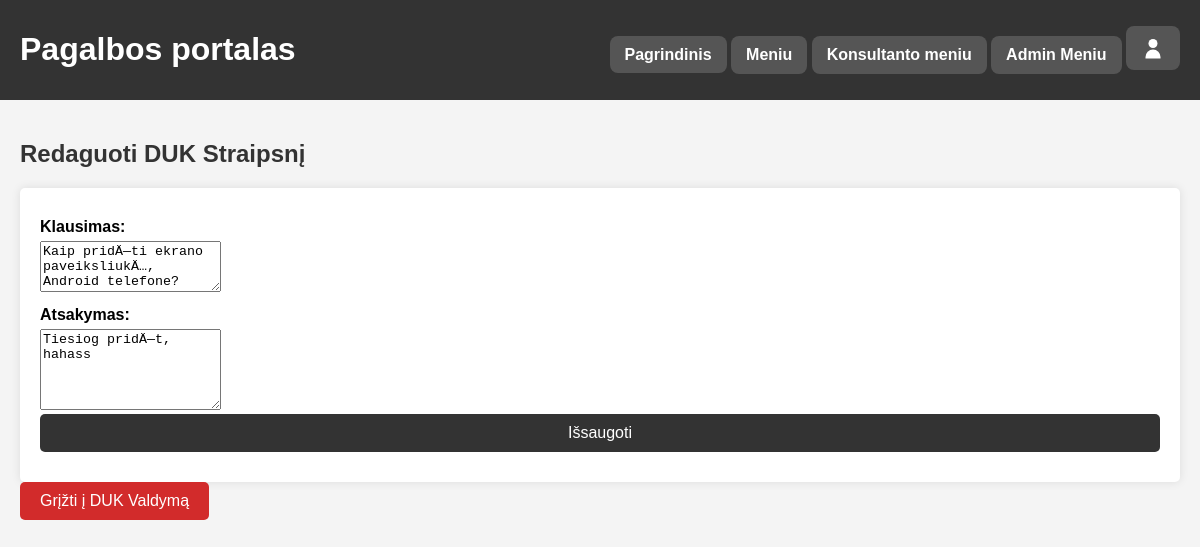
The app's page /edit_faq.php?id=1 (signed in) with its own data.
### tables this page shows
CREATE TABLE `FAQ` (
  `FAQ_ID` int(10) UNSIGNED NOT NULL,
  `Question` text NOT NULL,
  `Answer` text NOT NULL
);

### edit_faq.php (the view, shortened to what this page needs)
<?php
include 'includes/db.php';
include 'includes/header.php';
$faq_id = $_GET['id'];
$stmt = $pdo->prepare("SELECT FAQ_ID, Question, Answer FROM FAQ WHERE FAQ_ID = ?");
$stmt->execute([$faq_id]);
$faq = $stmt->fetch();
?>
<!DOCTYPE html>
<html lang="lt">
<head>
    <link rel="stylesheet" href="styles.css">
</head>
<body>
<main>
    <h2>Redaguoti DUK Straipsnį</h2>
    <form method="POST" action="edit_faq.php?id=<?= htmlspecialchars($faq_id) ?>">
        <label for="question">Klausimas:</label>
        <textarea name="question" id="question" rows="3" required><?= htmlspecialchars($faq['Question']) ?></textarea>
        <label for="answer">Atsakymas:</label>
        <textarea name="answer" id="answer" rows="5" required><?= htmlspecialchars($faq['Answer']) ?></textarea>
        <button type="submit" class="button">Išsaugoti</button>
    </form>
    <a href="manage_faq.php" class="button secondary">Grįžti į DUK Valdymą</a>
</main>
</body>
</html>

### styles.css (style rules this page uses)
body, html { margin: 0; padding: 0; height: 100%; font-family: Arial, sans-serif; display: flex; flex-direction: column; }
body { background-color: #f4f4f4; display: flex; flex-direction: column; min-height: 100vh; }
h2, h3, h4 { color: #333; }
main { flex: 1; padding: 20px; box-sizing: border-box; overflow-y: auto; width: 100%; max-width: 1600px; margin: 0 auto; }
form { background-color: #fff; padding: 20px; border-radius: 5px; box-shadow: 0 0 10px rgba(0, 0, 0, 0.1); }
form label { display: block; margin: 10px 0 5px; font-weight: bold; }
form input, form select, form button { width: 100%; padding: 10px; margin-bottom: 10px; border-radius: 5px; border: 1px solid #ddd; }
button { background-color: var(--button-bg-color, #333); color: #fff; border: none; cursor: pointer; padding: 10px; border-radius: 5px; font-size: 16px; transition: background-color 0.3s; }

### edit_faq.php (style rules this page uses)
.button { display: inline-block; padding: 10px 20px; background-color: #333; color: white; text-decoration: none; border: none; border-radius: 5px; font-size: 16px; text-align: center; cursor: pointer; transition: background-color 0.3s ease; }
.button.secondary { background-color: #D22B2B; }

### records on screen
faq: question "Kaip pridÄ—ti ekrano paveiksliukÄ…, Android telefone?", answer "Tiesiog pridÄ—t, hahass"
